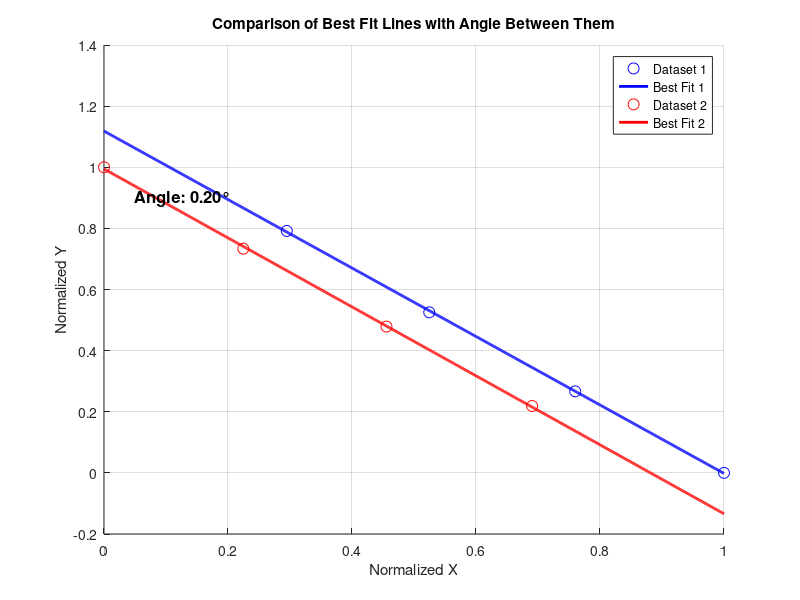

The MATLAB script that drew this image:
% Plotting two different axes across each other to find angle 


% First Image 
points_1 = [1618.9 712.62
1427.49 887.507
1239.75 1056.92
1056.55 1231.38];

points_2 = [1372.08 856.075
1184.74 1026.32
1000.54 1193.32
821.378 1367.92];


% Normalize the data (scale between 0 and 1)
all_points = [points_1; points_2];
min_vals = min(all_points);
max_vals = max(all_points);
range_vals = max_vals - min_vals;

points_1_norm = (points_1 - min_vals) ./ range_vals;
points_2_norm = (points_2 - min_vals) ./ range_vals;

% Extract normalized x and y values
x1 = points_1_norm(:,1); y1 = points_1_norm(:,2);
x2 = points_2_norm(:,1); y2 = points_2_norm(:,2);

% Get coefficients of best-fit lines
coeff_1 = polyfit(x1, y1, 1);
coeff_2 = polyfit(x2, y2, 1);

% Generate fitted lines
xFit = linspace(0, 1, 1000);
yFit1 = polyval(coeff_1, xFit);
yFit2 = polyval(coeff_2, xFit);

% Calculate angle between the two lines
slope1 = coeff_1(1);
slope2 = coeff_2(1);
theta_rad = atan(abs((slope2 - slope1) / (1 + slope1 * slope2))); % Angle in radians
theta_deg = rad2deg(theta_rad); % Convert to degrees

% Plot normalized data and best-fit lines
figure;
hold on;
plot(x1, y1, 'bo', 'MarkerSize', 8, 'DisplayName', 'Dataset 1');
plot(xFit, yFit1, 'b-', 'LineWidth', 2, 'DisplayName', 'Best Fit 1');
plot(x2, y2, 'ro', 'MarkerSize', 8, 'DisplayName', 'Dataset 2');
plot(xFit, yFit2, 'r-', 'LineWidth', 2, 'DisplayName', 'Best Fit 2');

% Display angle
text(0.05, 0.9, sprintf('Angle: %.2f°', theta_deg), 'FontSize', 12, 'FontWeight', 'bold');

grid on;
xlabel('Normalized X');
ylabel('Normalized Y');
legend('show');
title('Comparison of Best Fit Lines with Angle Between Them');
hold off;
